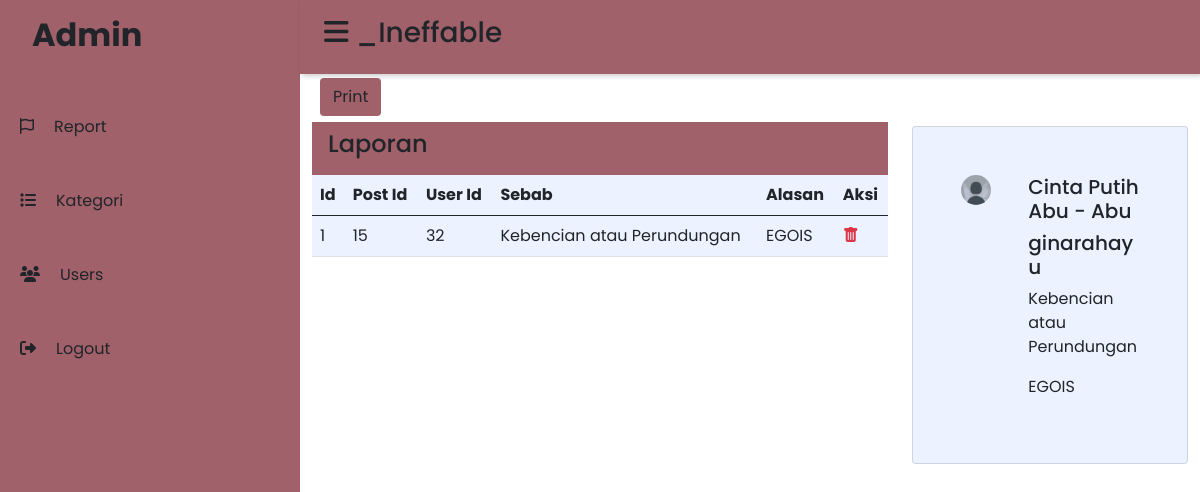
The app's page /admin/index.php?halaman=report (signed in) with its own data.
### tables this page shows
CREATE TABLE `tb_report` (
  `id` int(11) NOT NULL,
  `post_id` int(11) NOT NULL,
  `user_id` int(11) NOT NULL,
  `sebab` text NOT NULL,
  `Alasan` text NOT NULL
);

CREATE TABLE `tb_post` (
  `id` int(11) NOT NULL,
  `judul` varchar(200) NOT NULL,
  `kategori_id` int(11) NOT NULL,
  `photo` text NOT NULL,
  `isi` text NOT NULL,
  `view` int(11) NOT NULL,
  `status` enum('arsip','publis','disable') NOT NULL,
  `user_id` int(11) NOT NULL
);

CREATE TABLE `tb_user` (
  `id` int(11) NOT NULL,
  `nama` varchar(100) NOT NULL,
  `username` varchar(100) NOT NULL,
  `email` varchar(100) NOT NULL,
  `password` varchar(100) NOT NULL,
  `photo` text NOT NULL
);

### admin/report.php (the view, shortened to what this page needs)
<?php
include 'header.php';
include '../db/koneksi.php';
?>
<div class="container">
  <div class="row">
    <div class="col-sm-8">
      <button class="btn mx-2" onclick="printDiv('print')" type="submit" data-toggle="print" data-placement="right" title="print"><i class='bx bx-printer'></i>Print</button>
      <div class="card-header border-0 d-flex justify-content-between" style="background-color: #A0616A; width: 100%;">
        <h4 class="d-inline">
          Laporan
        </h4>
      </div>
      <fieldset id="print">
        <table class="table" style="background-color: #ECF2FF;">
          <thead>
            <tr>
              <th scope="col">Id</th>
              <th scope="col">Post Id</th>
              <th scope="col">User Id</th>
              <th scope="col">Sebab</th>
              <th scope="col">Alasan</th>
              <th scope="col">Aksi</th>
            </tr>
          </thead>
          <?php $data = $conn->query("SELECT * FROM tb_report"); ?>
          <?php $no = 1; ?>
          <?php while ($row = $data->fetch_assoc()) : ?>
            <tr>
              <td><?php echo $no++ ?></td>
              <td><?php echo $row["post_id"] ?></td>
              <td><?php echo $row["user_id"] ?></td>
              <td><?php echo $row["sebab"] ?></td>
              <td><?php echo $row["Alasan"] ?></td>
              <td>
                <a href="index.php?id=<?php echo $row['id'] ?>&halaman=delete_report" class="text-danger" onclick="return confirm('berhasil dihapus')">
                  <i class="bi bi-trash-fill"></i>
                </a>
              </td>
            </tr>
          <?php endwhile ?>
        </table>
    </div>
    <div class="col-sm-4 mt-5">
      <?php
      $query = "SELECT tb_report.id, tb_report.sebab, tb_report.Alasan, tb_report.post_id, tb_report.user_id, tb_post.judul, tb_user.username FROM  tb_report
                    INNER JOIN tb_post
                    on tb_report.post_id = tb_post.id
                    INNER JOIN tb_user
                    on tb_report.user_id = tb_user.id ";
      $result = $conn->query($query);
      while ($menu = $result->fetch_assoc()) {
      ?>
        <div class="card p-5">
          <div class="row">
            <div class="col-4">
              <img src="../images/wa15.jpg" alt="" srcset="" width="30" style="border-radius: 50%;">
            </div>
            <div class="col-8">
              <h5><?php echo $menu['judul']; ?></h5>
              <h5><?php echo $menu['username']; ?></h5>
              <p><?php echo $menu['sebab']; ?></p>
              <p><?php echo $menu['Alasan']; ?></p>
            </div>
          </div>
        </div>
      <?php
      } ?>
    </div>
  </div>
</div>

### admin/style.css (style rules this page uses)
:root { --main-color: #1d2231; --color-dark: #1d2231; --text-grey: #8390a2; }
* { padding: 0; margin: 0; box-sizing: border-box; list-style-type: none; text-decoration: none; font-family: "poppins", sans-serif; }
.container { margin-top: 10%; }

### admin/report.php (style rules this page uses)
.table { width: 100%; }
.container { margin-top: 6%; }
.btn { background-color: #A0616A; margin-bottom: 1%; }
.card { background-color: #ECF2FF; }

### records on screen
tb_report: post "15", user "32", sebab "Kebencian atau Perundungan", Alasan "EGOIS", post.judul "Cinta Putih Abu - Abu", user.username "ginarahayu"
